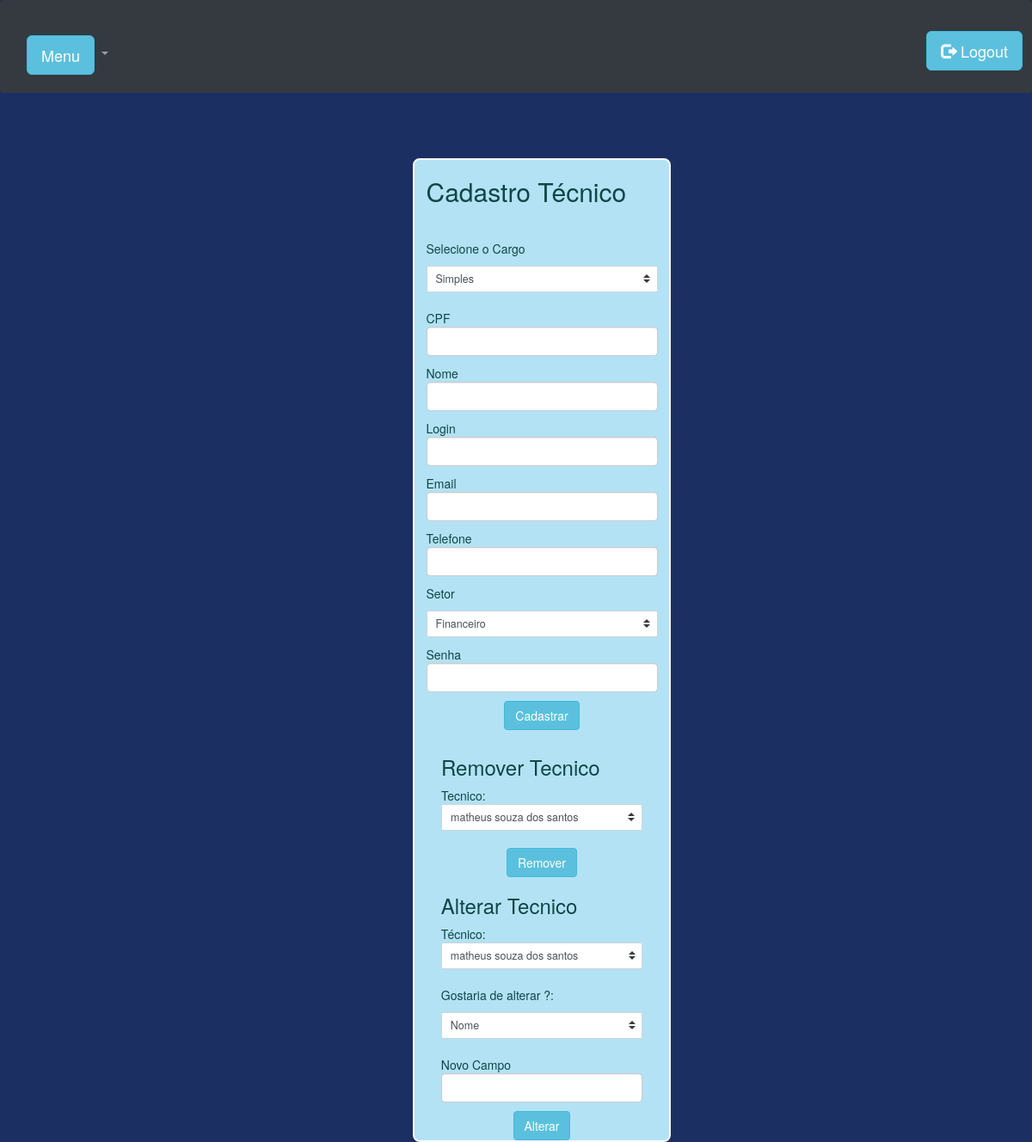
Before: /View/CadastroTecnico.php with the older database file.
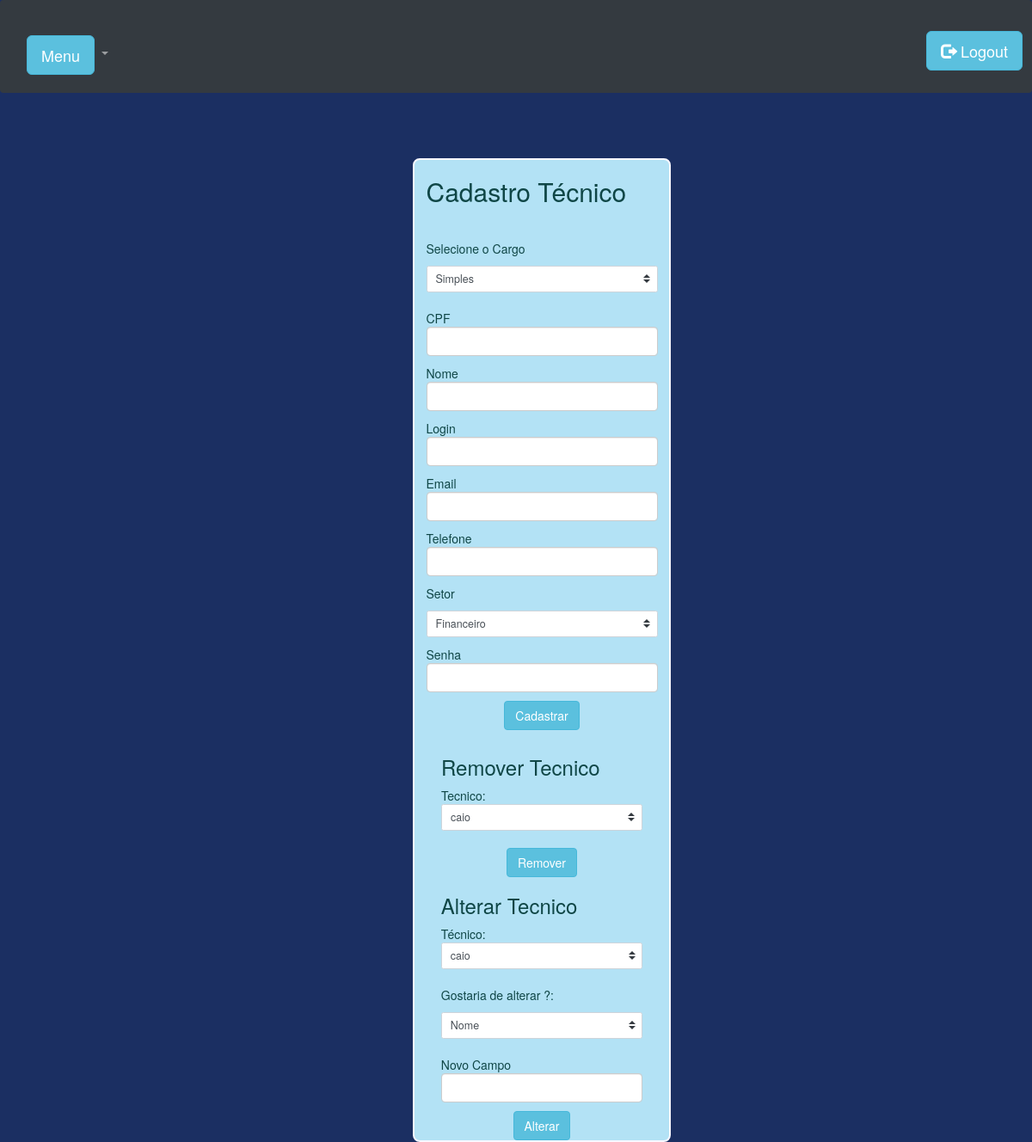
After: the same page with the newer database file.
### tables this page shows
CREATE TABLE `funcionario` (
  `cpf` int(11) NOT NULL,
  `nome` varchar(45) NOT NULL,
  `cargo` varchar(45) NOT NULL,
  `login` varchar(45) NOT NULL,
  `senha` varchar(45) NOT NULL,
  `telefone` varchar(45) NOT NULL,
  `email` varchar(45) NOT NULL,
  `codigo` int(10) NOT NULL,
  PRIMARY KEY (`cpf`),
  KEY `codigo_setor_idx` (`codigo`),
  CONSTRAINT `codigo_setor` FOREIGN KEY (`codigo`) REFERENCES `setor` (`codigo`)
);

### Model/classDAO.php (called while the page is built, shortened)
<?php
class SetorDAO
{
    public function BuscarTodos()
    {
        try {
            $Minhaconexao = ConnectionFactory::getconnection();
            $SQL = $Minhaconexao->prepare("select * from myb1.setor");
            $SQL->execute();
            $SQL->setFetchMode(PDO::FETCH_ASSOC);
            $vet = array();
            $i = 0;
            while ($linha = $SQL->fetch(PDO::FETCH_ASSOC)) {
                $vet[$i] = array($linha['codigo'], $linha['email'], $linha['telefone'], $linha['nome']);
                $i++;
            }
            return $vet;
        } catch (PDOException $Erro) {
            echo $Erro->getmessage();
            return 0;
        }
    }
}

### Model/ClassUsuariosDAO.php (called while the page is built, shortened)
<?php
            class TecnicoDAO extends UsuarioDAO{
                public function BuscarTodos(){
                    try{
                        $Minhaconexao= connectionFactory::getconnection();
                        $SQL= $Minhaconexao->prepare("select * from myb1.funcionario");
                        $SQL->execute();
                        $SQL->setFetchMode(PDO::FETCH_ASSOC);
                        $vet= array();
                        $i =0;
                        while($linha = $SQL->fetch(PDO::FETCH_ASSOC)){
                            $vet[$i]= array($linha["cpf"],$linha["nome"],$linha["cargo"],$linha["login"],$linha["senha"],$linha["telefone"],$linha["email"],$linha["codigo"]);
                            $i ++;
                        }
                        return $vet;
                   }catch(PDOException $Erro){
                        Echo $Erro->getmessage();
                    }
                }
            }

### Model/ClassUsuarios.php (the view, shortened to what this page needs)
<?php
        include "ClassUsuariosDAO.php";
                class Tecnico extends Usuario{
                    public function BuscarTodos(){
                        $Tecnico = new TecnicoDAO();
                        return $Tecnico->BuscarTodos();
                    }
                    public function Select(){
                        $Resultado = $this->BuscarTodos();
                        $quant = Count($Resultado);
                        echo "<select class='custom-select custom-select-lg mb-3' name='CPF' id='CPF'>";
                        for($i=0;$i<$quant;$i++){
                        echo "<option value='".$Resultado[$i][0]."'>".$Resultado[$i][1]."</option>";
                        }
                         echo "</select>";
                    }
                }
?>

### View/CadastroTecnico.php (shortened to what this page needs)
<!DOCTYPE html>
<html lang="pt-br">
<head>
  <link rel="stylesheet" href="https://stackpath.bootstrapcdn.com/bootstrap/4.3.1/css/bootstrap.min.css">
  <link rel="stylesheet" href="https://maxcdn.bootstrapcdn.com/bootstrap/3.3.7/css/bootstrap.min.css">
  <link rel="stylesheet" href="css/MYB.css">
  <?php
  require_once '../Model/class.php';
  require_once '../Model/classUsuarios.php';
  $Setor = new Setor();
  $Tecnico = new Tecnico();
  ?>
</head>
<body>
  <nav class="navbar navbar-expand-lg navbar-dark bg-dark">
    <div class="collapse navbar-collapse" id="navbarNavDropdown">
      <ul class="navbar-nav">
        <li class="nav-item dropdown">
          <a class="nav-link dropdown-toggle" href="#" id="navbarDropdownMenuLink" data-toggle="dropdown" aria-haspopup="true" aria-expanded="false">
            <div class="btn btn-info btn-lg">Menu</div>
          </a>
        </li>
      </ul>
    </div>
    <div>
      <a href="login.php" class="btn btn-info btn-lg">
        <span class="glyphicon glyphicon-log-out"></span> Logout
      </a>
    </div>
  </nav>
  <br>
  <div class="formTecnico">
    <form method="POST" action="../Controller/ControladorTecnico.php" class="needs-validation">
      <h2>Cadastro Técnico </h2>
      <br>
      <div class="form-row">
        <div class="col-md-30">
          <p>
            <p>Selecione o Cargo</p>
            <select class="custom-select custom-select-lg mb-3" name="Cargo" required>
              <option value="simples">Simples</option>
            </select>
          </p>
          <p>
            CPF<input class="form-control" id="CPF" type="text" name="CPF" size="20px" maxlength="9">
          </p>
          <p>
            Nome<input class="form-control" id="Nome" type="text" name="Nome" size="20px" maxlength="100">
          </p>
          <p>
            Login<input class="form-control" id="Login" type="text" name="Login" size="20px" maxlength="9">
          </p>
          <p>
            Email<input class="form-control" id="Email" type="email" name="Email" size="20px" maxlength="50">
          </p>
          <p>
            Telefone<input class="form-control" id="Telefone" type="tel" name="Telefone" size="30px" maxlength="11">
          </p>
          <p>Setor</p>
          <?php
          $Setor->Select();
          ?>
          <p>
            Senha<input class="form-control" id="Senha" type="password" name="Senha" size="20px" maxlength="9">
          </p>
          <div class="botoes">
            <p>
              <a><button class="btn btn-info" onclick="sucesso1()">Cadastrar</button></a>
            </p>
          </div>
        </div>
      </div>
    </form>
    <form method="POST" action="../Controller/ControladorTecnico.php" class="needs-validation">
      <div class="form-row">
        <div class="col-md-30">
          <h3>Remover Tecnico</h3>
          <p>
            Tecnico:
            <?php
              $Tecnico->Select();
            ?>
          </p>
          <div class="botoes">
            <button class="btn btn-info">Remover</button>
          </div>
        </div>
      </div>
    </form>
    <div>
      <form method="POST" action="../Controller/ControladorTecnico.php" class="needs-validation">
        <h3>Alterar Tecnico </h3>
        <p>
          Técnico:
          <?php
              $Tecnico->Select();
            ?>
        </p>
        <p>
          Gostaria de alterar ?:
          <p>
            <select class="custom-select custom-select-lg mb-3" name="alterar" id="">
              <option value="">Nome</option>
            </select>
          </p>
        </p>
        <p>
          Novo Campo<input class="form-control" value="" type="text" id="" name="Nome" size="25px" maxlength="100">
        </p>
        <div class="botoes">
          <button class="btn btn-info">Alterar</button>
        </div>
      </form>
    </div>
  </div>
</body>
</html>

### Model/class.php (shortened to what this page needs)
<?php
        require "classDAO.php";
        class Setor
        {
            public function BuscarTodos(){
                $Setor= new SetorDAO();
                return $Setor->BuscarTodos();
            }
            public function Select(){
                $Resultado = $this->BuscarTodos();
                $quant = Count($Resultado);
                echo "<select class='custom-select custom-select-lg mb-3' name='Codigo' id='Codigo'>";
                for($i=0;$i<$quant;$i++){
                echo "<option value='".$Resultado[$i][0]."'>".$Resultado[$i][3]."</option>";
                }
                 echo "</select>";
            }
        }
?>

### View/css/MYB.css (style rules this page uses)
html,body { background-color:#1B2F62; }
li,a { color: rgb(15, 70, 70); margin-top: 10px; }
.botoes { display: flex; align-items: center; justify-content: space-around; }
.formTecnico, .formArea,.formcadastro { display: flex; align-items: center; height: auto; width: 300px; border: 2px solid ghostwhite; border-radius: 8px; margin-left: 40%; margin-top: 3%; flex-direction: column; flex-wrap: wrap; color: rgb(15, 70, 70); background-color: rgb(179, 226, 245); }

Changed rows visible on the page:
no longer on this page (row unchanged): funcionario: CPF "matheus souza dos santos matheus souza dos santos"
added funcionario: CPF "caio caio"
